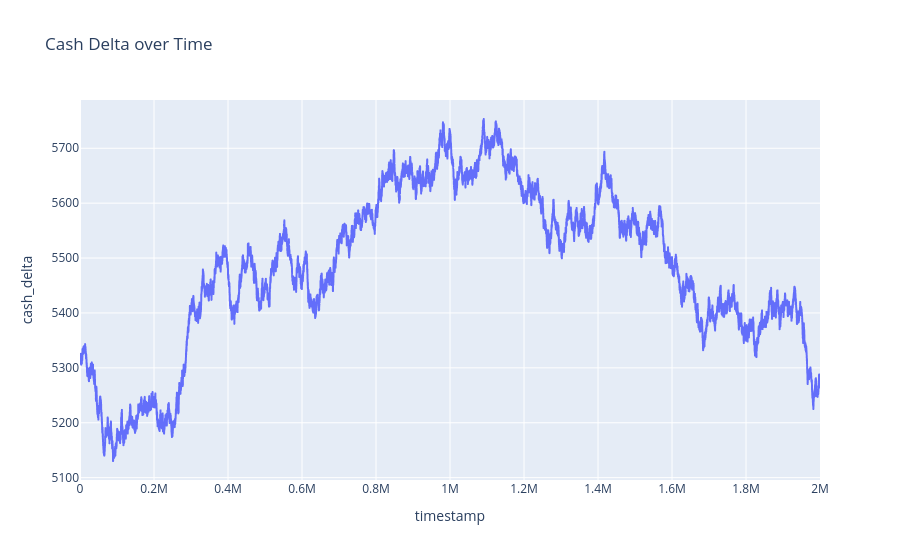

This figure's notebook cell:
### Code cell
df_coconut_call['cash_delta'] = df_coconut_call['delta'].to_numpy() * df_coconut_call['mid_price_coconut'].to_numpy()

### Figure 1 — Plotly figure (JSON) as saved in the notebook; plotly's stock layout.template omitted (floating-point values rounded to 4 significant figures; data arrays with more than 128 entries replaced by an {"elided": "..."} marker saying what was removed)
{"data": [{"hovertemplate": "timestamp=%{x}<br>cash_delta=%{y}<extra></extra>", "legendgroup": "", "line": {"color": "#636efa", "dash": "solid"}, "marker": {"symbol": "circle"}, "mode": "lines", "name": "", "showlegend": false, "type": "scattergl", "x": {"elided": "20000 int values"}, "xaxis": "x", "y": {"elided": "20000 float values"}, "yaxis": "y"}], "layout": {"legend": {"tracegroupgap": 0}, "title": {"text": "Cash Delta over Time"}, "xaxis": {"anchor": "y", "domain": [0, 1], "title": {"text": "timestamp"}}, "yaxis": {"anchor": "x", "domain": [0, 1], "title": {"text": "cash_delta"}}}}
